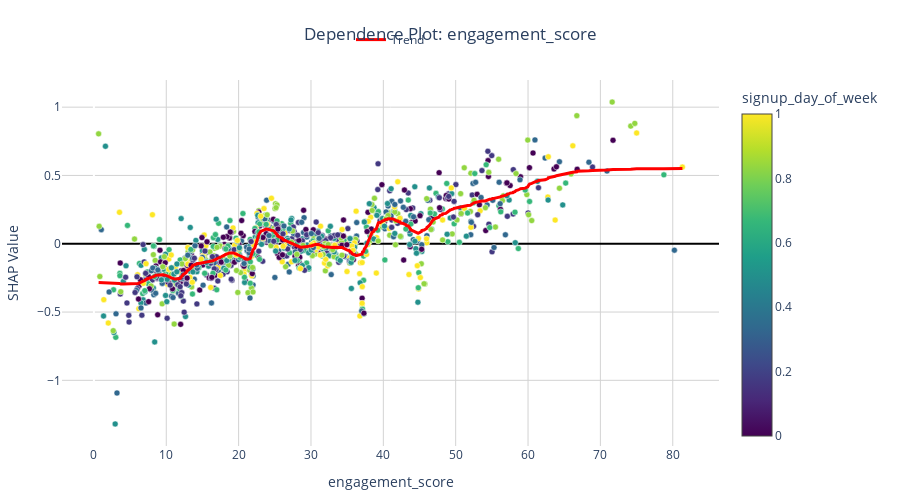

The notebook cell saved with this chart:
### Code cell
fig = interp.plot_dependence('engagement_score')
fig.show()

### Figure 1 — Plotly figure (JSON) as saved in the notebook; plotly's stock layout.template omitted (floating-point values rounded to 4 significant figures; data arrays with more than 128 entries replaced by an {"elided": "..."} marker saying what was removed)
{"data": [{"hovertemplate": "<b>engagement_score</b>: %{x:.2f}<br>SHAP: %{y:.4f}<extra></extra>", "marker": {"color": {"elided": "1000 float values"}, "colorbar": {"title": {"text": "signup_day_of_week"}}, "colorscale": [[0.0, "#440154"], [0.1111, "#482878"], [0.2222, "#3e4989"], [0.3333, "#31688e"], [0.4444, "#26828e"], [0.5556, "#1f9e89"], [0.6667, "#35b779"], [0.7778, "#6ece58"], [0.8889, "#b5de2b"], [1.0, "#fde725"]], "line": {"color": "white", "width": 0.5}, "showscale": true, "size": 6}, "mode": "markers", "showlegend": false, "type": "scatter", "x": {"elided": "1000 float values"}, "y": {"elided": "1000 float values"}}, {"hoverinfo": "skip", "line": {"color": "red", "width": 3}, "mode": "lines", "name": "Trend", "showlegend": true, "type": "scatter", "x": {"elided": "1000 float values"}, "y": {"elided": "1000 float values"}}], "layout": {"height": 500, "hovermode": "closest", "legend": {"orientation": "h", "x": 0.5, "xanchor": "center", "y": 1.15, "yanchor": "top"}, "margin": {"b": 50, "l": 50, "r": 50, "t": 80}, "plot_bgcolor": "white", "title": {"text": "Dependence Plot: engagement_score", "x": 0.5, "xanchor": "center"}, "xaxis": {"gridcolor": "lightgray", "gridwidth": 1, "showgrid": true, "title": {"text": "engagement_score"}}, "yaxis": {"gridcolor": "lightgray", "gridwidth": 1, "showgrid": true, "title": {"text": "SHAP Value"}, "zeroline": true, "zerolinecolor": "black", "zerolinewidth": 2}}}
